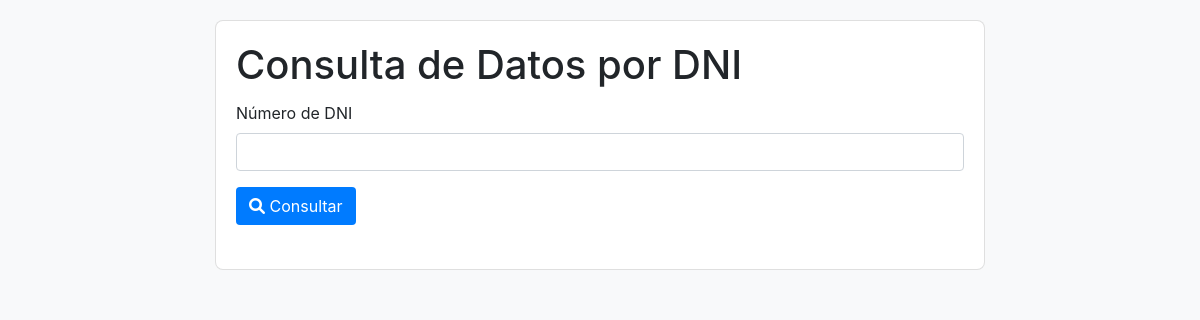
Before: / with the older database file.
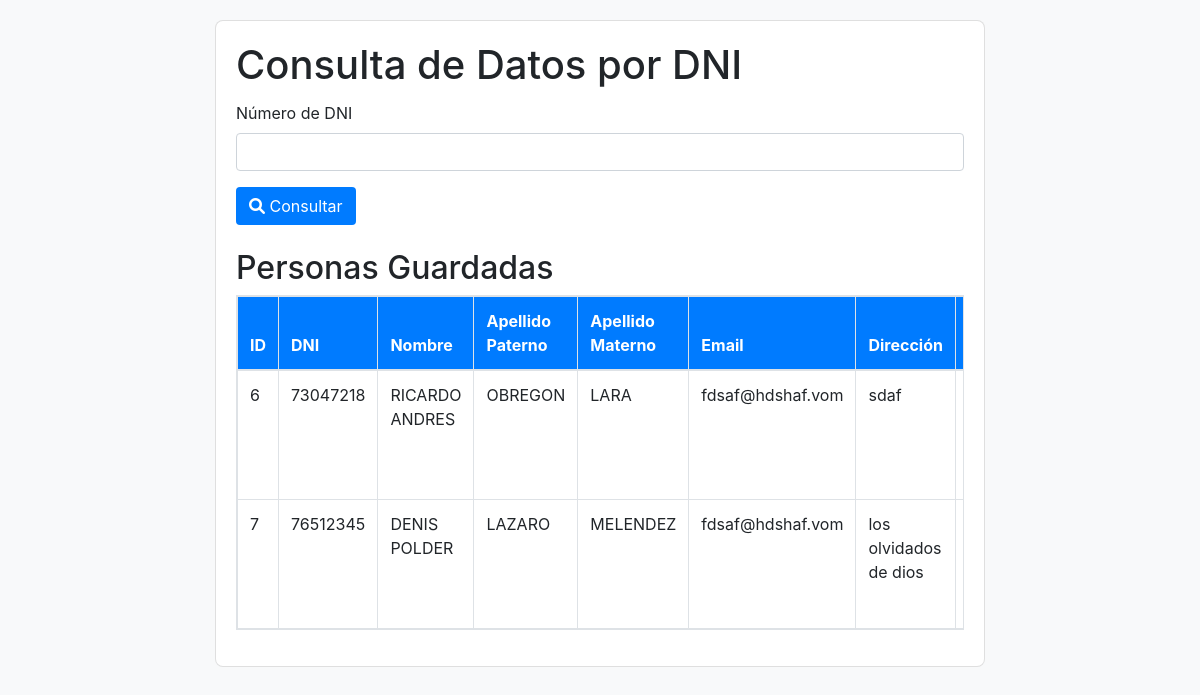
After: the same page with the newer database file.
### tables this page shows
CREATE TABLE persons (
            id INTEGER PRIMARY KEY AUTOINCREMENT,
            dni TEXT UNIQUE NOT NULL,
            nombre TEXT NOT NULL,
            apellido_paterno TEXT NOT NULL,
            apellido_materno TEXT NOT NULL,
            email TEXT NOT NULL,
            direccion TEXT NOT NULL,
            celular TEXT NOT NULL
        );

### app.py (the view, shortened to what this page needs)
@app.route('/', methods=['GET', 'POST'])
def index():
    conn = sqlite3.connect(DATABASE)
    cursor = conn.cursor()
    error = None
    cursor.execute('SELECT * FROM persons')
    persons = cursor.fetchall()
    conn.close()
    return render_template('index.html', persons=persons, error=error)

### templates/index.html (shortened to what this page needs)
<!DOCTYPE html>
<html lang="es">
<head>
    <link href="https://stackpath.bootstrapcdn.com/bootstrap/4.5.2/css/bootstrap.min.css" rel="stylesheet">
    <link rel="stylesheet" href="https://cdnjs.cloudflare.com/ajax/libs/font-awesome/6.0.0-beta3/css/all.min.css">
    <link rel="stylesheet" href="https://cdn.datatables.net/1.13.4/css/jquery.dataTables.min.css">
</head>
<body>
    <div class="container">
        <div class="card">
            <div class="card-body">
                <h1 class="card-title">Consulta de Datos por DNI</h1>
                <form method="post" class="mb-4">
                    <div class="form-group">
                        <label for="dni">Número de DNI</label>
                        <input type="text" id="dni" name="dni" class="form-control" required value="{{ dni if dni else '' }}">
                    </div>
                    <button type="submit" class="btn btn-custom"><i class="fas fa-search"></i> Consultar</button>
                </form>
                {% if persons %}
                <h2 class="mt-4">Personas Guardadas</h2>
                <table id="personsTable" class="table table-bordered table-responsive">
                    <thead>
                        <tr>
                            <th>ID</th>
                            <th>DNI</th>
                            <th>Nombre</th>
                            <th>Apellido Paterno</th>
                            <th>Apellido Materno</th>
                            <th>Email</th>
                            <th>Dirección</th>
                            <th>Celular</th>
                        </tr>
                    </thead>
                    <tbody>
                        {% for person in persons %}
                        <tr>
                            <td>{{ person[0] }}</td>
                            <td>{{ person[1] }}</td>
                            <td>{{ person[2] }}</td>
                            <td>{{ person[3] }}</td>
                            <td>{{ person[4] }}</td>
                            <td>{{ person[5] }}</td>
                            <td>{{ person[6] }}</td>
                            <td>{{ person[7] }}</td>
                        </tr>
                        {% endfor %}
                    </tbody>
                </table>
                {% endif %}
            </div>
        </div>
    </div>
</body>
</html>

### templates/index.html (style rules this page uses)
body { background-color: #f8f9fa; }
.container { max-width: 800px; margin-top: 20px; }
.card { margin-bottom: 20px; border-radius: 0.5rem; }
.btn-custom { background-color: #007bff; color: white; }
.table thead th { background-color: #007bff; color: white; }

Changed rows visible on the page:
added persons: id "6", dni "73047218", nombre "RICARDO ANDRES", apellido_paterno "OBREGON", apellido_materno "LARA", email "fdsaf@hdshaf.vom", direccion "sdaf"
added persons: id "7", dni "76512345", nombre "DENIS POLDER", apellido_paterno "LAZARO", apellido_materno "MELENDEZ", email "fdsaf@hdshaf.vom", direccion "los olvidados de dios"
Other visible differences:
text now shown: "Personas Guardadas ID DNI Nombre Apellido Paterno Apellido Materno Email Dirección"
